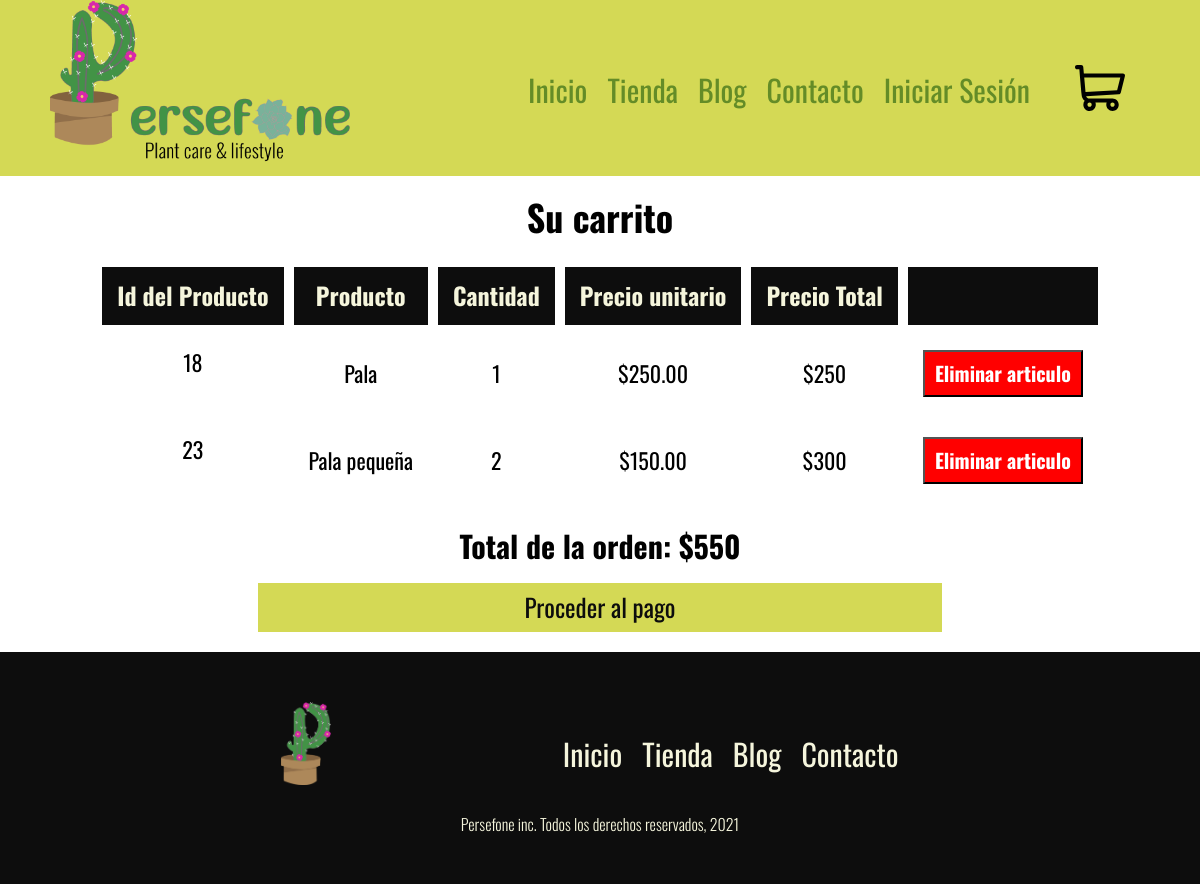
Page /carrito.php on the committed database.
### tables this page shows
CREATE TABLE `carrito` (
  `idcarrito` int(11) NOT NULL AUTO_INCREMENT,
  `idcliente` int(11) NOT NULL,
  `idproducto` int(11) NOT NULL,
  `cantidad` int(11) NOT NULL,
  PRIMARY KEY (`idcarrito`),
  KEY `fk_idcliente_3_idx` (`idcliente`),
  KEY `fk_idproducto_2_idx` (`idproducto`),
  CONSTRAINT `fk_idcliente_3` FOREIGN KEY (`idcliente`) REFERENCES `cliente` (`idcliente`) ON DELETE NO ACTION ON UPDATE NO ACTION,
  CONSTRAINT `fk_idproducto_2` FOREIGN KEY (`idproducto`) REFERENCES `producto` (`idproducto`) ON DELETE NO ACTION ON UPDATE NO ACTION
);

CREATE TABLE `producto` (
  `idproducto` int(11) NOT NULL AUTO_INCREMENT,
  `tipo` varchar(45) NOT NULL,
  `nombre` varchar(45) NOT NULL,
  `descripcion` longtext NOT NULL,
  `imagen` varchar(200) NOT NULL,
  `precio` decimal(7,2) NOT NULL,
  `inventario` int(11) NOT NULL,
  PRIMARY KEY (`idproducto`)
);

### carrito.php (the view, shortened to what this page needs)
<?php
    require('base/header.php');
    $db = conectarDB();
    $query = "SELECT idcliente FROM cliente WHERE email = '${correo}'";
    $resultado = mysqli_query($db, $query);
    $idCliente = mysqli_fetch_assoc($resultado);
    $idCliente = $idCliente['idcliente'];
    $query = "SELECT * FROM carrito WHERE idcliente = ${idCliente}";
    $resultado = mysqli_query($db, $query);
    if($resultado && $resultado->num_rows !== 0 ){
        $query = "SELECT carrito.idcarrito, carrito.idproducto, carrito.cantidad, producto.nombre, producto.precio FROM carrito RIGHT JOIN producto ON carrito.idproducto = producto.idproducto WHERE idcliente = ${idCliente}";
        $resultado = mysqli_query($db, $query);
        $mensaje = 'Su carrito';
        $total = 0;
    }
    else $mensaje = 'No tienes articulos en tu carrito';
?>
<main class="contenedor">
<h2 style="margin: 2rem;"><?php echo $mensaje; ?></h3>
<?php if($mensaje !== 'No tienes articulos en tu carrito'):?>
<table class="tabla-carrito">
    <tr>
        <th class="hidden-mobile">Id del Producto</th>
        <th>Producto</th>
        <th>Cantidad</th>
        <th>Precio unitario</th>
        <th>Precio Total</th>
        <th></th>
    </tr>
    <?php while($articulo = mysqli_fetch_assoc($resultado)):?>
    <tr>
        <td class="hidden-mobile"><?php echo $articulo['idproducto']?></td>
        <td><?php echo $articulo['nombre']?></td>
        <td><?php echo $articulo['cantidad']?></td>
        <td>$<?php echo $articulo['precio']?></td>
        <td>$<?php echo $articulo['precio']*$articulo['cantidad']?></td>
        <td>
            <form action="carrito.php" method="POST">
                <input type="submit" value="Eliminar articulo" class="deleteFromCart">
            </form>
        </td>
    </tr>
    <?php
            $total += $articulo['precio']*$articulo['cantidad'];
        endwhile;
    ?>
</table>
<h3>Total de la orden: $<?php echo $total;?></h3>
<a href="pantallaPagos.php" class="proceedToCheckout">Proceder al pago</a>
<?php endif;?>
</main>
<?php
    require('base/footer.php');
?>

### build/css/app.css (style rules this page uses)
html { line-height:1.15;-webkit-text-size-adjust:100% }
body { margin:0 }
main { display:block }
a { background-color:transparent }
button,input,optgroup,select,textarea { font-family:inherit;font-size:100%;line-height:1.15;margin:0 }
button,input { overflow:visible }
[type=button],[type=reset],[type=submit],button { -webkit-appearance:button }
html { box-sizing:border-box;font-size:62.5% }
*,:after,:before { box-sizing:inherit }
body { font-family:Oswald }
.contenedor { margin:0 auto;max-width:120 rem;width:95% }
a { text-decoration:none }
h1,h2 { margin:0 }
h2 { font-size:3.6rem }
h3 { font-size:3rem;margin:0 }
h1,h2,h3 { font-weight:700 }
.centrar-texto,h1,h2,h3 { text-align:center }
.tabla-carrito { border:1rem;margin:1rem }
.tabla-carrito tr:first-of-type { background-color:#0d0d0d;color:beige }
.tabla-carrito td,.tabla-carrito th { text-align:center;font-size:1.6rem }
.tabla-carrito .hidden-mobile { display:none }
@media (min-width:768px) { .tabla-carrito .hidden-mobile { display:block } }
@media (min-width:1200px) { .tabla-carrito { border-spacing:1rem;margin:2rem auto } }
@media (min-width:1200px) { .tabla-carrito th { font-size:2.4rem;padding:1.5rem;text-align:center } }
@media (min-width:1200px) { .tabla-carrito td { font-size:2.2rem;padding:1.5rem;text-align:center } }
.deleteFromCart { background-color:red;color:#fff;display:block;max-width:25rem;padding:1rem }
@media (min-width:768px) { .deleteFromCart { font-size:2rem;font-weight:700;width:100% } }
.proceedToCheckout { transition:.5s ease-in-out;display:block;width:100%;background-color:#d4d955;padding:1rem;text-align:center;font-size:2.5rem;margin:2rem auto;color:#0d0d0d }
@media (min-width:1200px) { .proceedToCheckout { width:60% } }

### rows in the picture
carrito: idproducto "18", idproducto.nombre "Pala", cantidad "1", idproducto.precio "250.00", $articulo['precio']*$articulo['cantidad'] "250"
carrito: idproducto "23", idproducto.nombre "Pala pequeña", cantidad "2", idproducto.precio "150.00", $articulo['precio']*$articulo['cantidad'] "300"

### other values in the picture
$mensaje "Su carrito"
$total "550"
